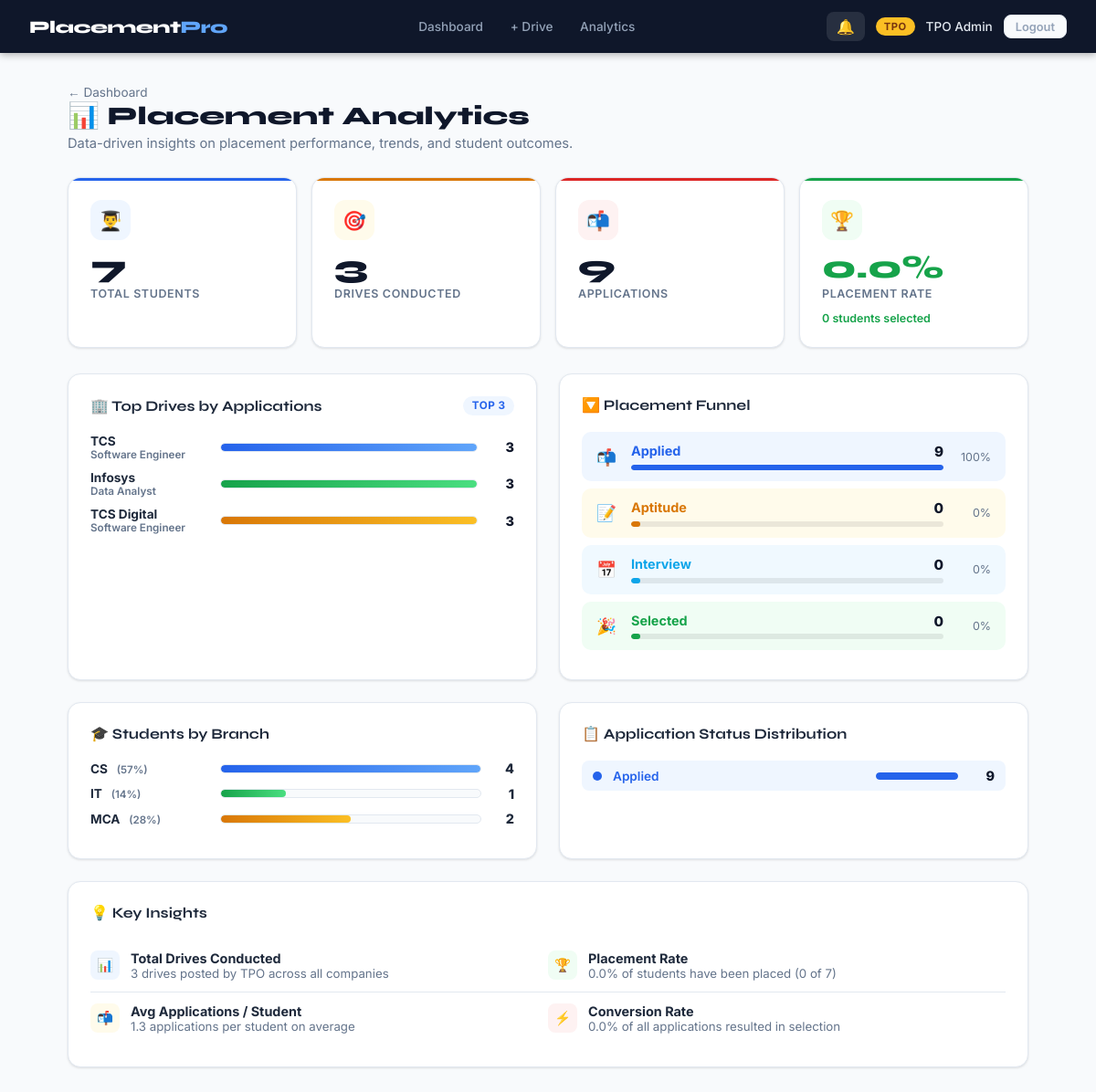
/tpo/stats (signed in), run on the app's committed database.
### tables this page shows
CREATE TABLE drives (
            id INTEGER PRIMARY KEY AUTOINCREMENT,
            company TEXT NOT NULL,
            role TEXT NOT NULL,
            min_cgpa REAL NOT NULL,
            max_backlogs INTEGER NOT NULL,
            allowed_branches TEXT NOT NULL,
            description TEXT DEFAULT '',
            deadline TEXT,
            status TEXT DEFAULT 'active',
            package_lpa REAL DEFAULT 0,
            location TEXT DEFAULT '',
            job_type TEXT DEFAULT 'Full-Time',
            created_by INTEGER REFERENCES users(id),
            created_at TIMESTAMP DEFAULT CURRENT_TIMESTAMP
        );

### app.py (the view)
@app.route('/tpo/stats')
def tpo_stats():
    if session.get('role') != 'tpo': return redirect(url_for('index'))
    stats = get_placement_stats()
    return render_template('tpo_stats.html', stats=stats)

### modules/analytics.py (called while the page is built)
def get_db():
    conn = sqlite3.connect(DB)
    conn.row_factory = sqlite3.Row
    return conn

### templates/tpo_stats.html (shortened to what this page needs)
{% extends 'base.html' %}
{% block content %}
<div class="page-header">
  <a href="/tpo" style="color:var(--muted);font-size:0.85rem;">← Dashboard</a>
  <h1>📊 Placement Analytics</h1>
  <p>Data-driven insights on placement performance, trends, and student outcomes.</p>
</div>
<div style="display:grid; grid-template-columns:repeat(4,1fr); gap:1rem; margin-bottom:1.75rem;">
  <div class="metric-card metric-blue">
    <div class="metric-icon icon-blue">👨‍🎓</div>
    <div class="metric-num">{{ stats.total_students }}</div>
    <div class="metric-label">Total Students</div>
  </div>
  <div class="metric-card metric-amber">
    <div class="metric-icon icon-amber">🎯</div>
    <div class="metric-num">{{ stats.total_drives }}</div>
    <div class="metric-label">Drives Conducted</div>
  </div>
  <div class="metric-card metric-red">
    <div class="metric-icon icon-red">📬</div>
    <div class="metric-num">{{ stats.total_apps }}</div>
    <div class="metric-label">Applications</div>
  </div>
  <div class="metric-card metric-green">
    <div class="metric-icon icon-green">🏆</div>
    <div class="metric-num" style="color:var(--green);">{{ stats.placement_rate }}%</div>
    <div class="metric-label">Placement Rate</div>
    <div style="margin-top:0.75rem;font-size:0.78rem;color:var(--green);font-weight:600;">{{ stats.selected }} students selected</div>
  </div>
</div>
<div style="display:grid; grid-template-columns:1fr 1fr; gap:1.5rem; margin-bottom:1.5rem;">
  <div style="background:white;border:1px solid var(--border);border-radius:14px;padding:1.5rem;box-shadow:var(--shadow);">
    <div style="display:flex;justify-content:space-between;align-items:center;margin-bottom:1.25rem;">
      <div style="font-family:'Syne',sans-serif;font-size:1rem;font-weight:700;">🏢 Top Drives by Applications</div>
      <span class="badge badge-blue">Top {{ stats.top_drives|length }}</span>
    </div>
    {% set colors_list = ['bar-blue','bar-green','bar-amber','bar-red','bar-purple'] %}
    {% if stats.top_drives %}
      {% set maxapps = stats.top_drives[0].applicants if stats.top_drives[0].applicants > 0 else 1 %}
      {% for d in stats.top_drives %}
      <div class="chart-bar-row">
        <div class="chart-bar-label">
          <div style="font-weight:700;font-size:0.85rem;">{{ d.company }}</div>
          <div style="font-size:0.73rem;color:var(--muted);">{{ d.role }}</div>
        </div>
        <div class="chart-bar-track">
          <div class="chart-bar-fill {{ colors_list[loop.index0 % 5] }}" style="width:{{ [(d.applicants / maxapps * 100)|int, 4]|max }}%;"></div>
        </div>
        <span style="font-weight:800;font-size:0.9rem;min-width:28px;text-align:right;color:var(--dark);">{{ d.applicants }}</span>
      </div>
      {% endfor %}
    {% else %}
      <p style="color:var(--muted);text-align:center;padding:1.5rem;">No drive data yet.</p>
    {% endif %}
  </div>
  <div style="background:white;border:1px solid var(--border);border-radius:14px;padding:1.5rem;box-shadow:var(--shadow);">
    <div style="font-family:'Syne',sans-serif;font-size:1rem;font-weight:700;margin-bottom:1.25rem;">🔽 Placement Funnel</div>
    {% set funnel = [
      ('Applied',    stats.total_apps,    '#eff6ff', '#2563eb', '📬'),
      ('Aptitude',   stats.status_dist|selectattr('status','equalto','aptitude')|map(attribute='count')|first|default(0), '#fffbeb', '#d97706', '📝'),
      ('Interview',  stats.status_dist|selectattr('status','equalto','interview_scheduled')|map(attribute='count')|first|default(0), '#f0f9ff', '#0ea5e9', '📅'),
      ('Selected',   stats.selected, '#f0fdf4', '#16a34a', '🎉'),
    ] %}
    {% set base = stats.total_apps if stats.total_apps > 0 else 1 %}
    {% for label, count, bg, col, icon in funnel %}
    <div class="funnel-step" style="background:{{ bg }};">
      <span style="font-size:1.1rem;">{{ icon }}</span>
      <div style="flex:1;">
        <div style="display:flex;justify-content:space-between;">
          <span style="font-weight:700;font-size:0.9rem;color:{{ col }};">{{ label }}</span>
          <span style="font-weight:800;font-size:0.95rem;color:var(--dark);">{{ count }}</span>
        </div>
        <div style="background:rgba(0,0,0,0.08);height:6px;border-radius:10px;margin-top:0.3rem;overflow:hidden;">
          <div style="height:100%;border-radius:10px;background:{{ col }};width:{{ [(count / base * 100)|int, 3]|max }}%;"></div>
        </div>
      </div>
      <span style="font-size:0.78rem;color:var(--muted);min-width:36px;text-align:right;">{{ [(count / base * 100)|int, 0]|max }}%</span>
    </div>
    {% endfor %}
  </div>
</div>
<div style="display:grid; grid-template-columns:1fr 1fr; gap:1.5rem; margin-bottom:1.5rem;">
  <div style="background:white;border:1px solid var(--border);border-radius:14px;padding:1.5rem;box-shadow:var(--shadow);">
    <div style="font-family:'Syne',sans-serif;font-size:1rem;font-weight:700;margin-bottom:1.25rem;">🎓 Students by Branch</div>
    {% set branch_colors = ['bar-blue','bar-green','bar-amber','bar-red','bar-purple'] %}
    {% if stats.branch_stats %}
      {% set max_b = stats.branch_stats[0].count if stats.branch_stats[0].count > 0 else 1 %}
      {% set total_s = stats.branch_stats|sum(attribute='count') %}
      {% for b in stats.branch_stats %}
      <div class="chart-bar-row">
        <div class="chart-bar-label">
          <span style="font-weight:700;font-size:0.85rem;">{{ b.branch }}</span>
          <span style="font-size:0.72rem;color:var(--muted);margin-left:0.4rem;">({{ [(b.count / total_s * 100)|int, 0]|max }}%)</span>
        </div>
        <div class="chart-bar-track">
          <div class="chart-bar-fill {{ branch_colors[loop.index0 % 5] }}" style="width:{{ [(b.count / max_b * 100)|int, 4]|max }}%;"></div>
        </div>
        <span style="font-weight:800;font-size:0.9rem;min-width:24px;text-align:right;">{{ b.count }}</span>
      </div>
      {% endfor %}
    {% else %}
      <p style="color:var(--muted);text-align:center;padding:1.5rem;">No branch data yet.</p>
    {% endif %}
  </div>
  <div style="background:white;border:1px solid var(--border);border-radius:14px;padding:1.5rem;box-shadow:var(--shadow);">
    <div style="font-family:'Syne',sans-serif;font-size:1rem;font-weight:700;margin-bottom:1.25rem;">📋 Application Status Distribution</div>
    {% set st_config = {
      'applied':              ('#eff6ff','#2563eb','bar-blue'),
      'aptitude':             ('#fffbeb','#d97706','bar-amber'),
      'interview_scheduled':  ('#f0f9ff','#0ea5e9','bar-blue'),
      'selected':             ('#f0fdf4','#16a34a','bar-green'),
      'rejected':             ('#fef2f2','#dc2626','bar-red'),
    } %}
    {% set total_a = stats.total_apps if stats.total_apps > 0 else 1 %}
    {% if stats.status_dist %}
      {% for s in stats.status_dist %}
      {% set cfg = st_config.get(s.status, ('#f8fafc','#64748b','')) %}
      <div style="display:flex;align-items:center;gap:0.75rem;padding:0.5rem 0.75rem;border-radius:8px;margin-bottom:0.4rem;background:{{ cfg[0] }};">
        <div class="status-dot" style="background:{{ cfg[1] }};"></div>
        <span style="font-size:0.85rem;font-weight:600;flex:1;color:{{ cfg[1] }};">{{ s.status.replace('_',' ').title() }}</span>
        <div style="width:90px;height:8px;background:rgba(0,0,0,0.08);border-radius:10px;overflow:hidden;">
          <div style="height:100%;border-radius:10px;background:{{ cfg[1] }};width:{{ [(s.count / total_a * 100)|int, 2]|max }}%;"></div>
        </div>
        <span style="font-weight:800;min-width:28px;text-align:right;font-size:0.9rem;color:var(--dark);">{{ s.count }}</span>
      </div>
      {% endfor %}
    {% else %}
      <p style="color:var(--muted);text-align:center;padding:1.5rem;">No data yet.</p>
    {% endif %}
  </div>
</div>
<div style="background:white;border:1px solid var(--border);border-radius:14px;padding:1.5rem;box-shadow:var(--shadow);">
  <div style="font-family:'Syne',sans-serif;font-size:1rem;font-weight:700;margin-bottom:1.25rem;">💡 Key Insights</div>
  <div style="display:grid;grid-template-columns:1fr 1fr;gap:0;">
    <div class="insight-item">
      <div class="insight-icon" style="background:#eff6ff;">📊</div>
      <div><div style="font-weight:700;font-size:0.9rem;">Total Drives Conducted</div>
        <div style="font-size:0.83rem;color:var(--muted);">{{ stats.total_drives }} drives posted by TPO across all companies</div></div>
    </div>
    <div class="insight-item">
      <div class="insight-icon" style="background:#f0fdf4;">🏆</div>
      <div><div style="font-weight:700;font-size:0.9rem;">Placement Rate</div>
        <div style="font-size:0.83rem;color:var(--muted);">{{ stats.placement_rate }}% of students have been placed ({{ stats.selected }} of {{ stats.total_students }})</div></div>
    </div>
    <div class="insight-item" style="border-bottom:none;">
      <div class="insight-icon" style="background:#fffbeb;">📬</div>
      <div><div style="font-weight:700;font-size:0.9rem;">Avg Applications / Student</div>
        <div style="font-size:0.83rem;color:var(--muted);">{{ "%.1f"|format(stats.total_apps / stats.total_students) if stats.total_students else '0' }} applications per student on average</div></div>
    </div>
    <div class="insight-item" style="border-bottom:none;">
      <div class="insight-icon" style="background:#fef2f2;">⚡</div>
      <div><div style="font-weight:700;font-size:0.9rem;">Conversion Rate</div>
        <div style="font-size:0.83rem;color:var(--muted);">{{ "%.1f"|format(stats.selected / stats.total_apps * 100) if stats.total_apps else '0' }}% of all applications resulted in selection</div></div>
    </div>
  </div>
</div>
{% endblock %}

### templates/base.html (style rules this page uses)
:root { --bg: #f8fafc; --surface: #ffffff; --border: #e2e8f0; --dark: #0f172a; --blue: #2563eb; --blue-light: #eff6ff; --green: #16a34a; --green-light: #f0fdf4; --amber: #d97706; --amber-light: #fffbeb; --red: #dc2626; --red-light: #fef2f2; --muted: #64748b; --text: #1e293b; --shadow: 0 1px 3px rgba(0,0,0,0.08), 0 1px 2px rgba(0,0,0,0.04); --shadow-md: 0 4px 6px rgba(0,0,0,0.07), 0 2px 4px rgba(0,0,0,0.05); }
*, *::before, *::after { box-sizing: border-box; margin: 0; padding: 0; }
body { font-family: 'Inter', sans-serif; background: var(--bg); color: var(--text); min-height: 100vh; }
a { color: var(--blue); text-decoration: none; }
.page-header { margin-bottom: 1.75rem; }
.page-header h1 { font-family: 'Syne', sans-serif; font-size: 1.75rem; font-weight: 800; color: var(--dark); }
.page-header p { color: var(--muted); margin-top: 0.25rem; font-size: 0.92rem; }
.badge { display: inline-block; padding: 0.2rem 0.6rem; border-radius: 20px; font-size: 0.73rem; font-weight: 700; text-transform: uppercase; letter-spacing: 0.04em; }
.badge-blue { background: var(--blue-light); color: var(--blue); }

### templates/tpo_stats.html (style rules this page uses)
.metric-card { background:white; border:1px solid var(--border); border-radius:14px; padding:1.5rem; box-shadow:var(--shadow); position:relative; overflow:hidden; }
.metric-card::before { content:''; position:absolute; top:0; left:0; right:0; height:3px; }
.metric-blue::before { background:var(--blue); }
.metric-green::before { background:var(--green); }
.metric-amber::before { background:var(--amber); }
.metric-red::before { background:var(--red); }
.metric-icon { width:44px; height:44px; border-radius:12px; display:flex; align-items:center; justify-content:center; font-size:1.3rem; margin-bottom:0.75rem; }
.icon-blue { background:#eff6ff; }
.icon-green { background:#f0fdf4; }
.icon-amber { background:#fffbeb; }
.icon-red { background:#fef2f2; }
.metric-num { font-family:'Syne',sans-serif; font-size:2.2rem; font-weight:800; color:var(--dark); line-height:1; }
.metric-label { font-size:0.78rem; color:var(--muted); font-weight:600; text-transform:uppercase; letter-spacing:0.05em; margin-top:0.25rem; }
.chart-bar-row { display:flex; align-items:center; gap:0.75rem; margin-bottom:0.65rem; }
.chart-bar-label { font-size:0.83rem; font-weight:600; min-width:130px; color:var(--text); }
.chart-bar-track { flex:1; height:10px; background:var(--bg); border-radius:20px; overflow:hidden; border:1px solid var(--border); }
.chart-bar-fill { height:100%; border-radius:20px; transition:width 0.8s ease; }
.bar-blue { background:linear-gradient(90deg, #2563eb, #60a5fa); }
.bar-green { background:linear-gradient(90deg, #16a34a, #4ade80); }
.bar-amber { background:linear-gradient(90deg, #d97706, #fbbf24); }
.status-dot { width:10px; height:10px; border-radius:50%; flex-shrink:0; }
.funnel-step { display:flex; align-items:center; gap:1rem; padding:0.75rem 1rem; border-radius:10px; margin-bottom:0.5rem; }
.insight-item { display:flex; align-items:start; gap:0.75rem; padding:0.75rem 0; border-bottom:1px solid var(--border); }
.insight-item:last-child { border-bottom:none; }
.insight-icon { width:32px; height:32px; border-radius:8px; display:flex; align-items:center; justify-content:center; font-size:0.9rem; flex-shrink:0; }

### data on the page
drives: company "TCS", role "Software Engineer", {{ [(d.applicants / maxapps * 100)|int, 4]|max }} 100 (drawn), applicants "3"
drives: company "Infosys", role "Data Analyst", {{ [(d.applicants / maxapps * 100)|int, 4]|max }} 100 (drawn), applicants "3"
drives: company "TCS Digital", role "Software Engineer", {{ [(d.applicants / maxapps * 100)|int, 4]|max }} 100 (drawn), applicants "3"

### other printed values
{{ session.role }} "TPO"
{{ session.name }} "TPO Admin"
{{ stats.total_students }} "7"
{{ stats.total_drives }} "3"
{{ stats.total_apps }} "9"
{{ stats.placement_rate }} "0.0"
{{ stats.selected }} "0"
{{ stats.top_drives|length }} "3"
{{ icon }} "📬" "📝" "📅" "🎉"
{{ label }} "Applied" "Aptitude" "Interview" "Selected"
{{ count }} "9" "0" "0" "0"
{{ [(count / base * 100)|int, 0]|max }} "100" "0" "0" "0"
{{ b.branch }} "CS" "IT" "MCA"
{{ [(b.count / total_s * 100)|int, 0]|max }} "57" "14" "28"
{{ b.count }} "4" "1" "2"
